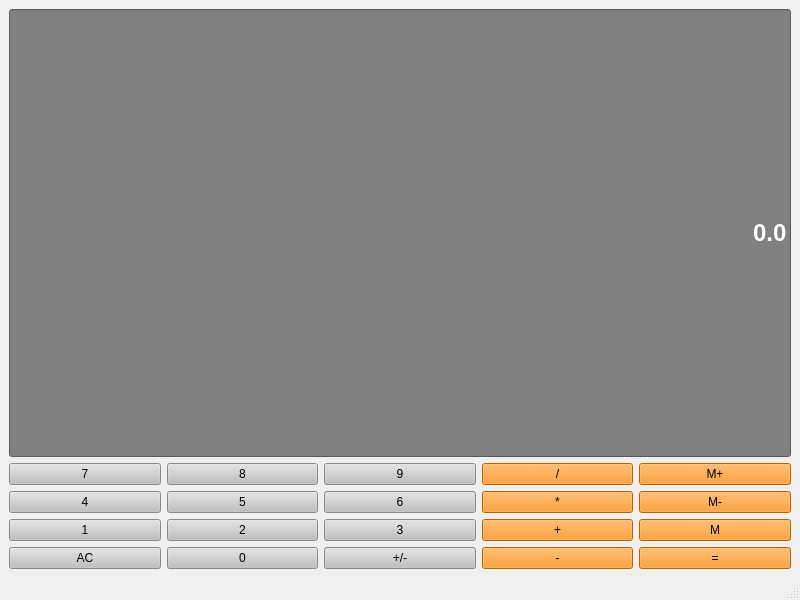
<?xml version="1.0" encoding="UTF-8"?>
<ui version="4.0">
 <class>Calculator</class>
 <widget class="QMainWindow" name="Calculator">
  <property name="geometry">
   <rect>
    <x>0</x>
    <y>0</y>
    <width>800</width>
    <height>600</height>
   </rect>
  </property>
  <property name="windowTitle">
   <string>Calculator</string>
  </property>
  <widget class="QWidget" name="centralwidget">
   <layout class="QGridLayout" name="gridLayout">
    <item row="3" column="3">
     <widget class="QPushButton" name="Button3">
      <property name="sizePolicy">
       <sizepolicy hsizetype="Preferred" vsizetype="Preferred">
        <horstretch>0</horstretch>
        <verstretch>0</verstretch>
       </sizepolicy>
      </property>
      <property name="styleSheet">
       <string notr="true">QPushButton{
	background-color:#C0C0C0;
     BORDER:1PX SOLID GRAY;
    PADDING:5PX;
}
QPushButton:PRESSED{
	background-color:#A9A9A9;
     BORDER:1PX SOLID GRAY;
    PADDING:5PX;
}</string>
      </property>
      <property name="text">
       <string>3</string>
      </property>
     </widget>
    </item>
    <item row="4" column="4">
     <widget class="QPushButton" name="Subtract">
      <property name="sizePolicy">
       <sizepolicy hsizetype="Preferred" vsizetype="Preferred">
        <horstretch>0</horstretch>
        <verstretch>0</verstretch>
       </sizepolicy>
      </property>
      <property name="styleSheet">
       <string notr="true">QPushButton{
	background-color:#FF8C00;
     BORDER:1PX SOLID GRAY;
    PADDING:5PX;
}
QPushButton:PRESSED{
	background-color:#A9A9A9;
     BORDER:1PX SOLID GRAY;
    PADDING:5PX;
}</string>
      </property>
      <property name="text">
       <string>-</string>
      </property>
     </widget>
    </item>
    <item row="4" column="5">
     <widget class="QPushButton" name="Equals">
      <property name="sizePolicy">
       <sizepolicy hsizetype="Preferred" vsizetype="Preferred">
        <horstretch>0</horstretch>
        <verstretch>0</verstretch>
       </sizepolicy>
      </property>
      <property name="styleSheet">
       <string notr="true">QPushButton{
	background-color:#FF8C00;
     BORDER:1PX SOLID GRAY;
    PADDING:5PX;
}
QPushButton:PRESSED{
	background-color:#A9A9A9;
     BORDER:1PX SOLID GRAY;
    PADDING:5PX;
}</string>
      </property>
      <property name="text">
       <string>=</string>
      </property>
     </widget>
    </item>
    <item row="1" column="4">
     <widget class="QPushButton" name="Divide">
      <property name="sizePolicy">
       <sizepolicy hsizetype="Preferred" vsizetype="Preferred">
        <horstretch>0</horstretch>
        <verstretch>0</verstretch>
       </sizepolicy>
      </property>
      <property name="styleSheet">
       <string notr="true">QPushButton{
	background-color:#FF8C00;
     BORDER:1PX SOLID GRAY;
    PADDING:5PX;
}
QPushButton:PRESSED{
	background-color:#A9A9A9;
     BORDER:1PX SOLID GRAY;
    PADDING:5PX;
}</string>
      </property>
      <property name="text">
       <string>/</string>
      </property>
     </widget>
    </item>
    <item row="4" column="2">
     <widget class="QPushButton" name="Button0">
      <property name="sizePolicy">
       <sizepolicy hsizetype="Preferred" vsizetype="Preferred">
        <horstretch>0</horstretch>
        <verstretch>0</verstretch>
       </sizepolicy>
      </property>
      <property name="styleSheet">
       <string notr="true">QPushButton{
	background-color:#C0C0C0;
     BORDER:1PX SOLID GRAY;
    PADDING:5PX;
}
QPushButton:PRESSED{
	background-color:#A9A9A9;
     BORDER:1PX SOLID GRAY;
    PADDING:5PX;
}</string>
      </property>
      <property name="text">
       <string>0</string>
      </property>
     </widget>
    </item>
    <item row="1" column="3">
     <widget class="QPushButton" name="Button9">
      <property name="sizePolicy">
       <sizepolicy hsizetype="Preferred" vsizetype="Preferred">
        <horstretch>0</horstretch>
        <verstretch>0</verstretch>
       </sizepolicy>
      </property>
      <property name="styleSheet">
       <string notr="true">QPushButton{
	background-color:#C0C0C0;
     BORDER:1PX SOLID GRAY;
    PADDING:5PX;
}
QPushButton:PRESSED{
	background-color:#A9A9A9;
     BORDER:1PX SOLID GRAY;
    PADDING:5PX;
}</string>
      </property>
      <property name="text">
       <string>9</string>
      </property>
     </widget>
    </item>
    <item row="3" column="5">
     <widget class="QPushButton" name="MemGet">
      <property name="sizePolicy">
       <sizepolicy hsizetype="Preferred" vsizetype="Preferred">
        <horstretch>0</horstretch>
        <verstretch>0</verstretch>
       </sizepolicy>
      </property>
      <property name="styleSheet">
       <string notr="true">QPushButton{
	background-color:#FF8C00;
     BORDER:1PX SOLID GRAY;
    PADDING:5PX;
}
QPushButton:PRESSED{
	background-color:#A9A9A9;
     BORDER:1PX SOLID GRAY;
    PADDING:5PX;
}</string>
      </property>
      <property name="text">
       <string>M</string>
      </property>
     </widget>
    </item>
    <item row="0" column="1" colspan="5">
     <widget class="QLineEdit" name="Display">
      <property name="sizePolicy">
       <sizepolicy hsizetype="Preferred" vsizetype="Expanding">
        <horstretch>0</horstretch>
        <verstretch>0</verstretch>
       </sizepolicy>
      </property>
      <property name="font">
       <font>
        <family>Arial</family>
        <pointsize>18</pointsize>
        <weight>75</weight>
        <bold>true</bold>
       </font>
      </property>
      <property name="styleSheet">
       <string notr="true">QLineEdit{
	background-color:gray;
     BORDER:1PX SOLID GRAY;
    color:#ffffff;
}</string>
      </property>
      <property name="text">
       <string>0.0</string>
      </property>
      <property name="alignment">
       <set>Qt::AlignRight|Qt::AlignTrailing|Qt::AlignVCenter</set>
      </property>
     </widget>
    </item>
    <item row="2" column="2">
     <widget class="QPushButton" name="Button5">
      <property name="sizePolicy">
       <sizepolicy hsizetype="Preferred" vsizetype="Preferred">
        <horstretch>0</horstretch>
        <verstretch>0</verstretch>
       </sizepolicy>
      </property>
      <property name="styleSheet">
       <string notr="true">QPushButton{
	background-color:#C0C0C0;
     BORDER:1PX SOLID GRAY;
    PADDING:5PX;
}
QPushButton:PRESSED{
	background-color:#A9A9A9;
     BORDER:1PX SOLID GRAY;
    PADDING:5PX;
}</string>
      </property>
      <property name="text">
       <string>5</string>
      </property>
     </widget>
    </item>
    <item row="1" column="5">
     <widget class="QPushButton" name="MemAdd">
      <property name="sizePolicy">
       <sizepolicy hsizetype="Preferred" vsizetype="Preferred">
        <horstretch>0</horstretch>
        <verstretch>0</verstretch>
       </sizepolicy>
      </property>
      <property name="styleSheet">
       <string notr="true">QPushButton{
	background-color:#FF8C00;
     BORDER:1PX SOLID GRAY;
    PADDING:5PX;
}
QPushButton:PRESSED{
	background-color:#A9A9A9;
     BORDER:1PX SOLID GRAY;
    PADDING:5PX;
}</string>
      </property>
      <property name="text">
       <string>M+</string>
      </property>
     </widget>
    </item>
    <item row="2" column="1">
     <widget class="QPushButton" name="Button4">
      <property name="sizePolicy">
       <sizepolicy hsizetype="Preferred" vsizetype="Preferred">
        <horstretch>0</horstretch>
        <verstretch>0</verstretch>
       </sizepolicy>
      </property>
      <property name="styleSheet">
       <string notr="true">QPushButton{
	background-color:#C0C0C0;
     BORDER:1PX SOLID GRAY;
    PADDING:5PX;
}
QPushButton:PRESSED{
	background-color:#A9A9A9;
     BORDER:1PX SOLID GRAY;
    PADDING:5PX;
}</string>
      </property>
      <property name="text">
       <string>4</string>
      </property>
     </widget>
    </item>
    <item row="4" column="3">
     <widget class="QPushButton" name="ChangeSign">
      <property name="sizePolicy">
       <sizepolicy hsizetype="Preferred" vsizetype="Preferred">
        <horstretch>0</horstretch>
        <verstretch>0</verstretch>
       </sizepolicy>
      </property>
      <property name="styleSheet">
       <string notr="true">QPushButton{
	background-color:#C0C0C0;
     BORDER:1PX SOLID GRAY;
    PADDING:5PX;
}
QPushButton:PRESSED{
	background-color:#A9A9A9;
     BORDER:1PX SOLID GRAY;
    PADDING:5PX;
}</string>
      </property>
      <property name="text">
       <string>+/-</string>
      </property>
     </widget>
    </item>
    <item row="2" column="5">
     <widget class="QPushButton" name="MemClear">
      <property name="sizePolicy">
       <sizepolicy hsizetype="Preferred" vsizetype="Preferred">
        <horstretch>0</horstretch>
        <verstretch>0</verstretch>
       </sizepolicy>
      </property>
      <property name="styleSheet">
       <string notr="true">QPushButton{
	background-color:#FF8C00;
     BORDER:1PX SOLID GRAY;
    PADDING:5PX;
}
QPushButton:PRESSED{
	background-color:#A9A9A9;
     BORDER:1PX SOLID GRAY;
    PADDING:5PX;
}</string>
      </property>
      <property name="text">
       <string>M-</string>
      </property>
     </widget>
    </item>
    <item row="4" column="1">
     <widget class="QPushButton" name="Clear">
      <property name="sizePolicy">
       <sizepolicy hsizetype="Preferred" vsizetype="Preferred">
        <horstretch>0</horstretch>
        <verstretch>0</verstretch>
       </sizepolicy>
      </property>
      <property name="styleSheet">
       <string notr="true">QPushButton{
	background-color:#C0C0C0;
     BORDER:1PX SOLID GRAY;
    PADDING:5PX;
}
QPushButton:PRESSED{
	background-color:#A9A9A9;
     BORDER:1PX SOLID GRAY;
    PADDING:5PX;
}</string>
      </property>
      <property name="text">
       <string>AC</string>
      </property>
     </widget>
    </item>
    <item row="3" column="1">
     <widget class="QPushButton" name="Button1">
      <property name="sizePolicy">
       <sizepolicy hsizetype="Preferred" vsizetype="Preferred">
        <horstretch>0</horstretch>
        <verstretch>0</verstretch>
       </sizepolicy>
      </property>
      <property name="styleSheet">
       <string notr="true">QPushButton{
	background-color:#C0C0C0;
     BORDER:1PX SOLID GRAY;
    PADDING:5PX;
}
QPushButton:PRESSED{
	background-color:#A9A9A9;
     BORDER:1PX SOLID GRAY;
    PADDING:5PX;
}</string>
      </property>
      <property name="text">
       <string>1</string>
      </property>
     </widget>
    </item>
    <item row="1" column="1">
     <widget class="QPushButton" name="Button7">
      <property name="sizePolicy">
       <sizepolicy hsizetype="Preferred" vsizetype="Preferred">
        <horstretch>0</horstretch>
        <verstretch>0</verstretch>
       </sizepolicy>
      </property>
      <property name="styleSheet">
       <string notr="true">QPushButton{
	background-color:#C0C0C0;
     BORDER:1PX SOLID GRAY;
    PADDING:5PX;
}
QPushButton:PRESSED{
	background-color:#A9A9A9;
     BORDER:1PX SOLID GRAY;
    PADDING:5PX;
}</string>
      </property>
      <property name="text">
       <string>7</string>
      </property>
     </widget>
    </item>
    <item row="2" column="4">
     <widget class="QPushButton" name="Multiply">
      <property name="sizePolicy">
       <sizepolicy hsizetype="Preferred" vsizetype="Preferred">
        <horstretch>0</horstretch>
        <verstretch>0</verstretch>
       </sizepolicy>
      </property>
      <property name="styleSheet">
       <string notr="true">QPushButton{
	background-color:#FF8C00;
     BORDER:1PX SOLID GRAY;
    PADDING:5PX;
}
QPushButton:PRESSED{
	background-color:#A9A9A9;
     BORDER:1PX SOLID GRAY;
    PADDING:5PX;
}</string>
      </property>
      <property name="text">
       <string>*</string>
      </property>
     </widget>
    </item>
    <item row="2" column="3">
     <widget class="QPushButton" name="Button6">
      <property name="sizePolicy">
       <sizepolicy hsizetype="Preferred" vsizetype="Preferred">
        <horstretch>0</horstretch>
        <verstretch>0</verstretch>
       </sizepolicy>
      </property>
      <property name="styleSheet">
       <string notr="true">QPushButton{
	background-color:#C0C0C0;
     BORDER:1PX SOLID GRAY;
    PADDING:5PX;
}
QPushButton:PRESSED{
	background-color:#A9A9A9;
     BORDER:1PX SOLID GRAY;
    PADDING:5PX;
}</string>
      </property>
      <property name="text">
       <string>6</string>
      </property>
     </widget>
    </item>
    <item row="3" column="2">
     <widget class="QPushButton" name="Button2">
      <property name="sizePolicy">
       <sizepolicy hsizetype="Preferred" vsizetype="Preferred">
        <horstretch>0</horstretch>
        <verstretch>0</verstretch>
       </sizepolicy>
      </property>
      <property name="styleSheet">
       <string notr="true">QPushButton{
	background-color:#C0C0C0;
     BORDER:1PX SOLID GRAY;
    PADDING:5PX;
}
QPushButton:PRESSED{
	background-color:#A9A9A9;
     BORDER:1PX SOLID GRAY;
    PADDING:5PX;
}</string>
      </property>
      <property name="text">
       <string>2</string>
      </property>
     </widget>
    </item>
    <item row="1" column="2">
     <widget class="QPushButton" name="Button8">
      <property name="sizePolicy">
       <sizepolicy hsizetype="Preferred" vsizetype="Preferred">
        <horstretch>0</horstretch>
        <verstretch>0</verstretch>
       </sizepolicy>
      </property>
      <property name="styleSheet">
       <string notr="true">QPushButton{
	background-color:#C0C0C0;
     BORDER:1PX SOLID GRAY;
    PADDING:5PX;
}
QPushButton:PRESSED{
	background-color:#A9A9A9;
     BORDER:1PX SOLID GRAY;
    PADDING:5PX;
}</string>
      </property>
      <property name="text">
       <string>8</string>
      </property>
     </widget>
    </item>
    <item row="3" column="4">
     <widget class="QPushButton" name="Add">
      <property name="sizePolicy">
       <sizepolicy hsizetype="Preferred" vsizetype="Preferred">
        <horstretch>0</horstretch>
        <verstretch>0</verstretch>
       </sizepolicy>
      </property>
      <property name="styleSheet">
       <string notr="true">QPushButton{
	background-color:#FF8C00;
     BORDER:1PX SOLID GRAY;
    PADDING:5PX;
}
QPushButton:PRESSED{
	background-color:#A9A9A9;
     BORDER:1PX SOLID GRAY;
    PADDING:5PX;
}</string>
      </property>
      <property name="text">
       <string>+</string>
      </property>
     </widget>
    </item>
   </layout>
  </widget>
  <widget class="QMenuBar" name="menubar">
   <property name="geometry">
    <rect>
     <x>0</x>
     <y>0</y>
     <width>800</width>
     <height>22</height>
    </rect>
   </property>
  </widget>
  <widget class="QStatusBar" name="statusbar"/>
 </widget>
 <resources/>
 <connections/>
</ui>
